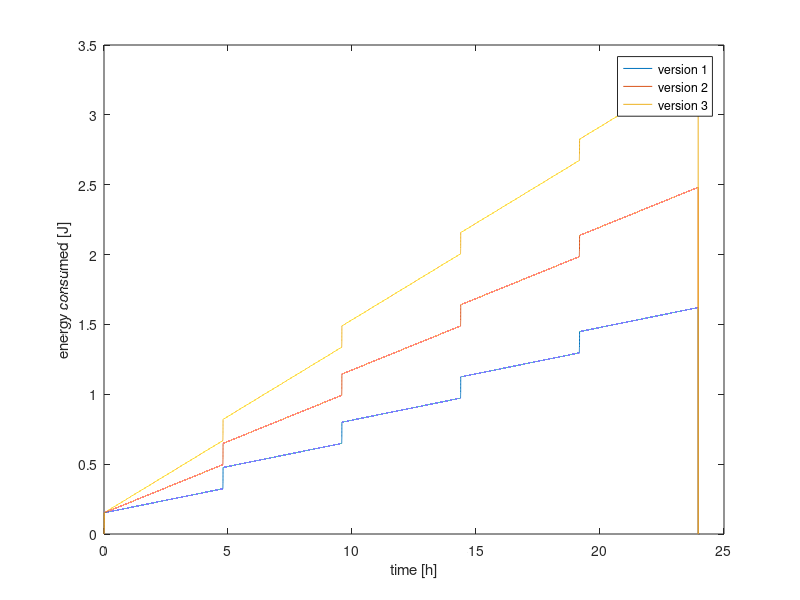

This chart was generated by the following MATLAB code:
close all
clear all
%% parameters

%energie toevoer toevoegen
%batterij verlies ongeacht wat er van batterij word gevraagd of toegevoegd
%efficientie batterij controller toevoegen
Ptransmit = 10; %in mw
Ttransmit = 10; %in seconds

Psleep = 0.01; %in mw
Tsleep = 0; %in seconds, not used

Psensors = 3; %in mw
Tsensors = 10; %in seconds

Pmc = 1;
Tmc = 5;

Pwakeup = 0.5;
Twakeup = 5;

Nmeasurements = 5; %total number of measurements performed during Ttotaal
Ttotaal = 24*60*60; %in seconds

Vbattery = 0;%
Ahbattery = 0;%
Ebattery = 0;%
dischargerate = 0;%
DoD = 40;%Depth of Discharge in %

%% calculations
versions= 3; %number of versions, used for simulation using different values for a parameter
Eused = zeros(Ttotaal, versions); %in mJ
for v=1:1:versions
    if v ==1 %put under each statement the parameter which needs to be changed.
        Psleep = 0.01;
    elseif v==2
        Psleep = 0.02;
    elseif v==3
        Psleep = 0.03;
    end
    t = 1;
    Tbetween = (Ttotaal - Nmeasurements*(Twakeup+Ttransmit+Tsensors+Tmc))/Nmeasurements;
    for n=1:1:Nmeasurements
        while t<=2
            Eused(t,v) = 0;
            t= t+1;
        end
        
        for i=0:1:Twakeup
            Eused(t,v) = Eused(t-1,v) +Pwakeup;
            t = t+1;
        end
        
        for i=0:1:Tsensors
            Eused(t,v) = Eused(t-1,v) +Psensors;
            t = t+1;
        end
        
        for i=0:1:Tmc
            Eused(t,v) = Eused(t-1,v) +Pmc;
            t = t+1;
        end
        
        for i=0:1:Ttransmit
            Eused(t,v) = Eused(t-1,v) +Ptransmit;
            t = t+1;
        end
        
        while t<n*Tbetween
            Eused(t,v) = Eused(t-1,v) +Psleep;
            t = t+1;
        end
    end
    
end
%% visualisation

time = linspace(0, Ttotaal, Ttotaal);
plot(time/3600, Eused/1000);
xlabel('time [h]');
ylabel('energy consumed [J]');
legend('version 1', 'version 2', 'version 3');
hold on

